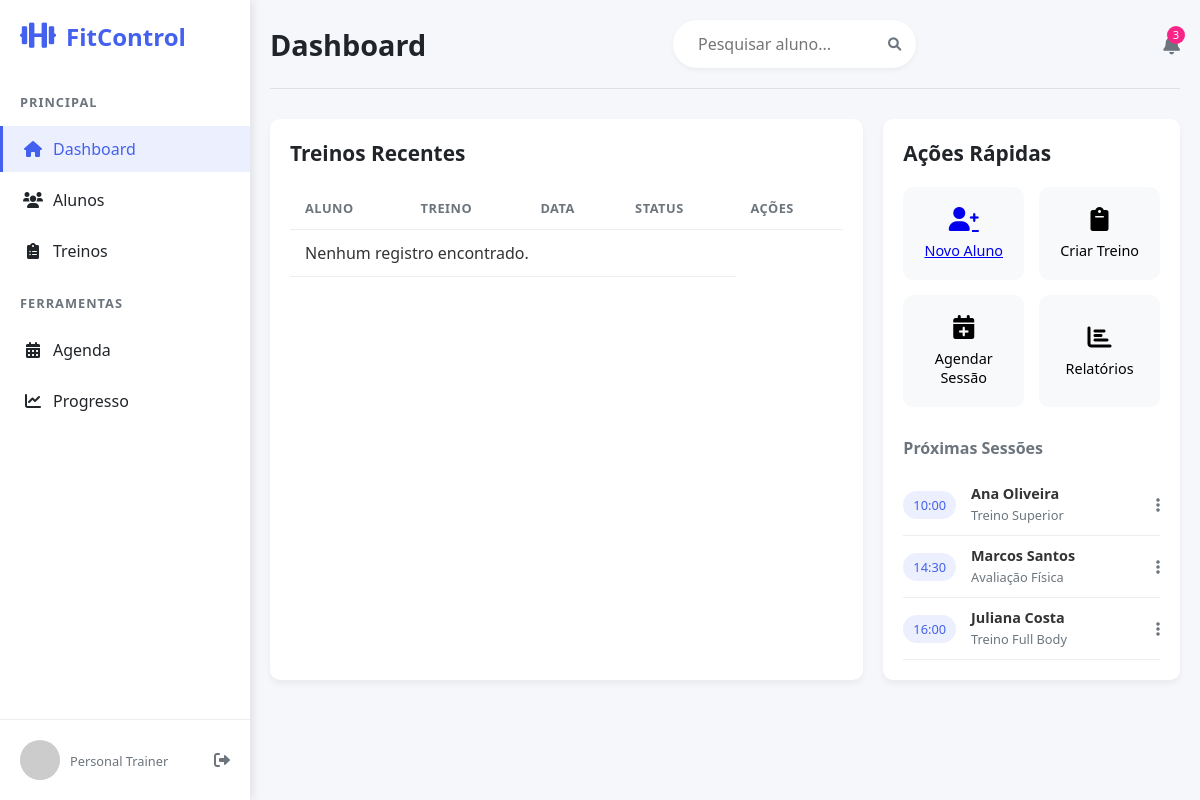
The page /list/ on the database as committed earlier.
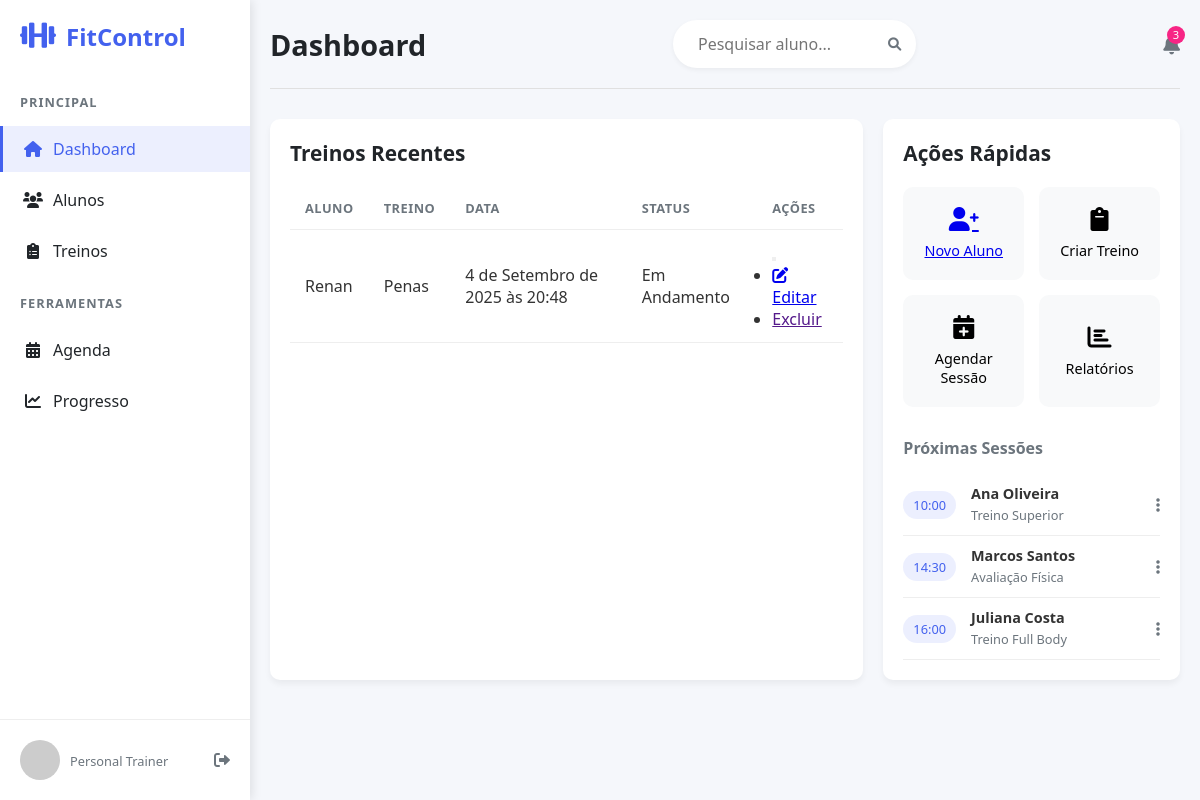
The same page on the database as committed later.
### paginas/models.py (models this page shows, shortened)
class Aluno(models.Model):
    nome = models.CharField(max_length=120)
    treino = models.CharField(max_length=80)
    data = models.DateTimeField(auto_now_add=True)
    status = models.CharField(
        max_length=12,
        choices=STATUS,
        default='Pendente',
    )
    class Meta:
        ordering = ["nome"]
        verbose_name_plural = "Aluno"

### paginas/views.py (the view)
# urls.py: path('list/', AlunoListView.as_view(), name='aluno_list'),
class AlunoListView(ListView):
    model = Aluno
    template_name = 'paginas/formularioTemplate.html'
    context_object_name = 'alunos'

### paginas/templates/paginas/formularioTemplate.html (shortened to what the changed rows need)
{% extends 'paginas/modelo.html' %}
{% load static %}
{% block conteudo %}
       <div class="content-grid">
                <section class="recent-trainings">
                    <h2>Treinos Recentes</h2>
                    <div class="table-container">
                        <table>
                                <tr>
                                    <th>Aluno</th>
                                    <th>Treino</th>
                                    <th>Data</th>
                                    <th>Status</th>
                                    <th>Ações</th>
                                </tr>
                             {% for object in object_list %}
        <tr>
            <td>{{ object.nome }}</td>
            <td>{{ object.treino }}</td>
            <td>{{ object.data }}</td>
                        <td>{{ object.status }}</td>
            <td>
                <div class="dropdown">
                    <button class="btn btn-outline-dark btn-sm dropdown-toggle" type="button" data-bs-toggle="dropdown" aria-expanded="false">
                    </button>
                    <ul class="dropdown-menu">
                        <li>     <a href="{% url 'aluno_edit' object.id %}" class="btn-edit">
                    <i class="fas fa-edit"></i> Editar
                  </a></li>
                        <li><a class="dropdown-item link-danger" href=""> Excluir</a></li>
                    </ul>
                </div>
            </td>
        </tr>
        {% empty %}
        <tr>
            <td colspan="4">Nenhum registro encontrado.</td>
        </tr>
        {% endfor %}
                        </table>
                    </div>
                </section>
                <section class="quick-actions">
                    <h2>Ações Rápidas</h2>
                </section>
            </div>
{% endblock %}

Rows that differ between the two databases and show on the page:
added Aluno: nome "Renan", treino "Penas", data "4 de Setembro de 2025 às 20:48", status "Em Andamento"
Other text that changed with them:
text no longer shown: "Nenhum registro encontrado."
